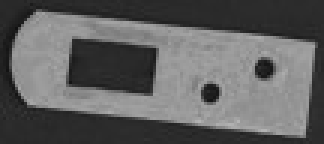
//> input picture homework2/image.jpg, 108 x 48 px (shown 3 times larger)
$ ./contour_rect   (built with g++ and OpenCV 4)
//> lines starting //> are read from the running program, lines starting //| are printed output that depends on the picture; after the words box and inside, x2 and y2 are one past the last pixel; in counts of white or black regions, pixels touching at a corner belong together
// 练习4: 轮廓提取 + 最小外接矩形(姿态估计)
// 对应练习截图: src 窗口里零件被黄色轮廓描边，外面套一个斜置的黄色矩形
//
// 处理流程:
//   读原图 -> (过小时等比放大) -> 灰度 -> 高斯平滑 -> Otsu 二值化(极性自适应)
//   -> 形态学去噪 -> 轮廓提取(RETR_CCOMP, 含内孔) -> 最小外接矩形 minAreaRect
//   -> 输出中心点 / 长宽尺寸 / 倾斜角度
//
// 编译: 调用 vcvars64.bat 后用 cl 编译，链接 opencv_world4120.lib
// 运行: contour_rect.exe [图片路径]   默认 image.jpg

#include <opencv2/opencv.hpp>

#include <algorithm>
#include <cmath>
#include <cstdio>
#include <iostream>
#include <string>
#include <vector>

// 把中间步骤图存到磁盘
static void saveStep(const std::string& outDir, const std::string& name, const cv::Mat& img) {
    const std::string path = outDir + "/" + name;
    cv::imwrite(path, img);
    std::cout << "[保存] " << path << std::endl;
}

// 极性自适应: 背景一般占据图像边框，统计四条边上白色像素的比例，
// 若边框大部分是白色，说明白色其实是背景，需要把二值图反相，保证"前景=目标"
static void ensureForegroundIsWhite(cv::Mat& binary) {
    const int w = binary.cols, h = binary.rows;
    int borderPix = 0, borderWhite = 0;
    for (int x = 0; x < w; ++x) {
        borderWhite += (binary.at<uchar>(0, x) > 0) + (binary.at<uchar>(h - 1, x) > 0);
        borderPix += 2;
    }
    for (int y = 0; y < h; ++y) {
        borderWhite += (binary.at<uchar>(y, 0) > 0) + (binary.at<uchar>(y, w - 1) > 0);
        borderPix += 2;
    }
    if (borderWhite * 2 > borderPix) {
        cv::bitwise_not(binary, binary);
        std::cout << "  [极性自适应] 边框以白色为主，二值图已反相" << std::endl;
    }
}

int main(int argc, char** argv) {
    const std::string imgPath = (argc > 1) ? argv[1] : "image.jpg";

    std::string outDir = ".";
    const size_t slash = imgPath.find_last_of("/\\");
    if (slash != std::string::npos) outDir = imgPath.substr(0, slash);

    // ---------- 步骤 1: 读入原始彩色图 ----------
    cv::Mat color = cv::imread(imgPath, cv::IMREAD_COLOR);
//> color is the input picture: 48 rows x 108 cols, CV_8UC3; min 17, max 179, mean 96.2
    if (color.empty()) {
        std::cerr << "无法读取图片: " << imgPath << std::endl;
        return -1;
    }
    std::cout << "原图尺寸 = " << color.cols << " x " << color.rows << std::endl;
//| 原图尺寸 = 108 x 48
    saveStep(outDir, "step1_src.png", color);

    // ---------- 步骤 2: 图像过小时等比放大 ----------
    // 108x48 这种小图上，轮廓点太少、矩形精度差，先放大再处理
    const int kMinLongSide = 600;
    cv::Mat work = color.clone();
    if (std::max(work.cols, work.rows) < kMinLongSide) {
        const double scale = static_cast<double>(kMinLongSide) / std::max(work.cols, work.rows);
//> scale = 5.56
        cv::resize(color, work, cv::Size(), scale, scale, cv::INTER_CUBIC);
        std::cout << "缩放系数 = " << cv::format("%.2f", scale) << std::endl;
//| 缩放系数 = 5.56
    }
    saveStep(outDir, "step2_resize.png", work);

    // ---------- 步骤 3: 彩色转灰度 ----------
    cv::Mat gray;
    cv::cvtColor(work, gray, cv::COLOR_BGR2GRAY);
    saveStep(outDir, "step3_gray.png", gray);

    // ---------- 步骤 4: 高斯平滑 ----------
    cv::Mat blur;
    cv::GaussianBlur(gray, blur, cv::Size(5, 5), 0);
    saveStep(outDir, "step4_blur.png", blur);

    // ---------- 步骤 5: Otsu 二值化(极性自适应) ----------
    cv::Mat binary;
    const double otsuTh = cv::threshold(blur, binary, 0, 255,
                                        cv::THRESH_BINARY | cv::THRESH_OTSU);
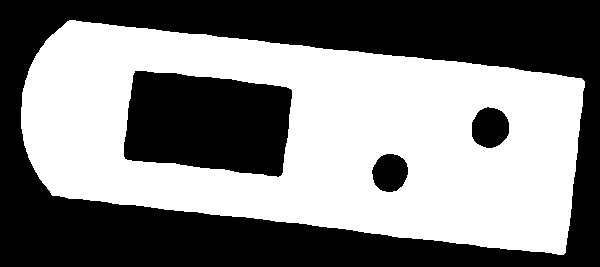
//> binary: 267 rows x 600 cols, CV_8UC1; 50.3% white; 4 black regions, box (x1, y1, x2, y2) and area: (0, 0, 600, 267) 62912, (124, 71, 292, 177) 14390, (472, 107, 509, 148) 1194, (372, 154, 408, 192) 1063
//> otsuTh = 95
    ensureForegroundIsWhite(binary);  // 保证"零件是白色前景"
//> after the loop in ensureForegroundIsWhite, `for (int x = 0; x < w; ++x)`: borderWhite = 0; borderPix = 1200
//> the loop in ensureForegroundIsWhite, `for (int y = 0; y < h; ++y)` made 267 passes
//> borderPix on passes 1 to 3: 1202, 1204, 1206
//> after the loop in ensureForegroundIsWhite, `for (int y = 0; y < h; ++y)`: borderWhite = 0; borderPix = 1734
    std::cout << "Otsu 阈值 = " << otsuTh
              << "，前景占比 = " << cv::format("%.3f", cv::countNonZero(binary) / (double)binary.total())
              << std::endl;
//| Otsu 阈值 = 95，前景占比 = 0.503
    saveStep(outDir, "step5_binary.png", binary);

    // ---------- 步骤 6: 形态学去噪 ----------
    // 闭运算补边缘小缺口(避免轮廓破碎)，开运算去掉零星噪点
    cv::Mat kernel = cv::getStructuringElement(cv::MORPH_ELLIPSE, cv::Size(5, 5));
    cv::morphologyEx(binary, binary, cv::MORPH_CLOSE, kernel);
//> binary: 267 rows x 600 cols, CV_8UC1; 50.3% white; 4 black regions, box (x1, y1, x2, y2) and area: (0, 0, 600, 267) 62912, (124, 71, 292, 177) 14388, (472, 107, 509, 148) 1194, (372, 154, 408, 192) 1062
    cv::morphologyEx(binary, binary, cv::MORPH_OPEN, kernel);
//> binary: 267 rows x 600 cols, CV_8UC1; 50.3% white; 4 black regions
    saveStep(outDir, "step6_morph.png", binary);

    // ---------- 步骤 7: 轮廓提取 ----------
    // RETR_CCOMP: 只分两层，外轮廓 + 内孔轮廓，正好能区分"零件外形"和"腰形槽/圆孔"
    std::vector<std::vector<cv::Point>> contours;
    std::vector<cv::Vec4i> hierarchy;
    cv::findContours(binary, contours, hierarchy, cv::RETR_CCOMP, cv::CHAIN_APPROX_NONE);
//> contours = 4 contours; box (x1, y1, x2, y2) and area: (21, 20, 585, 255) 96596, (123, 70, 293, 178) 14630, (471, 106, 510, 149) 1250, (371, 153, 409, 193) 1114
    std::cout << "轮廓总数 = " << contours.size() << std::endl;
//| 轮廓总数 = 4
    if (contours.empty()) {
        std::cerr << "未检测到轮廓" << std::endl;
        return -1;
    }

    // 面积最大的外轮廓就是零件本体
    int mainIdx = -1;
    double maxArea = -1.0;
    for (size_t i = 0; i < contours.size(); ++i) {
        const double a = cv::contourArea(contours[i]);
        if (hierarchy[i][3] == -1 && a > maxArea) {  // parent == -1 才是外轮廓
            maxArea = a;
            mainIdx = static_cast<int>(i);
        }
    }
//> this loop made 4 passes
//> (a, maxArea) on pass 1: (96595.5, 96595.5)
//> a on passes 2 to 4: 1114.5, 1249.5, 14630
//> after the loop, maxArea = 96595.5; mainIdx = 0
    std::cout << "零件轮廓: 序号 " << mainIdx << "，面积 " << cvRound(maxArea)
              << "，周长 " << cvRound(cv::arcLength(contours[mainIdx], true)) << std::endl;
//| 零件轮廓: 序号 0，面积 96596，周长 1467

    // 绘制全部轮廓: 外轮廓黄色、内孔绿色
    cv::Mat contourVis = work.clone();
    for (size_t i = 0; i < contours.size(); ++i) {
        const bool isHole = (hierarchy[i][3] != -1);
        cv::drawContours(contourVis, contours, static_cast<int>(i),
                         isHole ? cv::Scalar(0, 255, 0) : cv::Scalar(0, 255, 255),
                         isHole ? 2 : 3);
    }
//> this loop made 4 passes
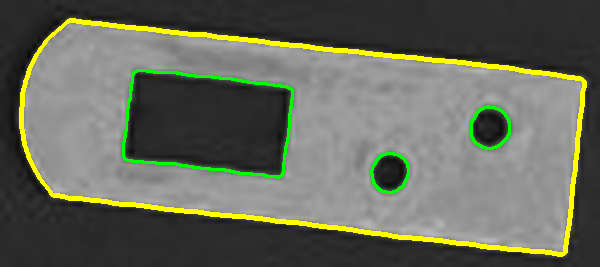
//> contourVis: 267 rows x 600 cols, CV_8UC3; mean B, G, R 90.1, 104.9, 101
    saveStep(outDir, "step7_contours.png", contourVis);

    // ---------- 步骤 8: 最小外接矩形 minAreaRect ----------
    // 与 boundingRect 的区别: boundingRect 是水平矩形，零件一斜就会大出一圈；
    // minAreaRect 找面积最小的旋转矩形，顺便给出中心点、长宽、旋转角 —— 即零件的位姿
    const cv::RotatedRect rect = cv::minAreaRect(contours[mainIdx]);
//> rect = centre (298.2, 134.5), size (181.4, 558.5), angle -83.6
    cv::Point2f corner[4];
    rect.points(corner);  // 四个角点(顺时针)
//> corner = 4 Points (x, y): [565.6, 255.8], [10.6, 193.5], [30.85, 13.22], [585.9, 75.58]

    // 长边方向角: 用矩形相邻两条边中较长的那条求方位角
    double longEdgeAngle = 0.0;
    double longLen = 0.0, shortLen = 0.0;
    for (int i = 0; i < 2; ++i) {
        const double dx = corner[i + 1].x - corner[i].x;
        const double dy = corner[i + 1].y - corner[i].y;
        const double len = std::hypot(dx, dy);
        if (len > longLen) {
            shortLen = longLen;
            longLen = len;
            longEdgeAngle = std::atan2(dy, dx) * 180.0 / CV_PI;
        } else {
            shortLen = len;
        }
    }
//> this loop made 2 passes
//> (dx, dy, len, longLen, longEdgeAngle) on pass 1: (-555, -62.36, 558.5, 558.5, -173.6)
//> (dx, dy, len, shortLen) on pass 2: (20.25, -180.3, 181.4, 181.4)
//> after the loop, shortLen = 181.4; longLen = 558.5; longEdgeAngle = -173.6
    while (longEdgeAngle <= -90.0) longEdgeAngle += 180.0;
//> this loop made 1 pass
//> longEdgeAngle on pass 1: 6.41
//> after the loop, longEdgeAngle = 6.41
    while (longEdgeAngle > 90.0) longEdgeAngle -= 180.0;
//> this loop made 0 passes
//> after the loop, longEdgeAngle = 6.41

    cv::Mat rectVis = work.clone();
    for (int i = 0; i < 4; ++i) {
        cv::line(rectVis, corner[i], corner[(i + 1) % 4], cv::Scalar(0, 255, 255), 2, cv::LINE_AA);
        cv::circle(rectVis, corner[i], 4, cv::Scalar(0, 0, 255), -1);
    }
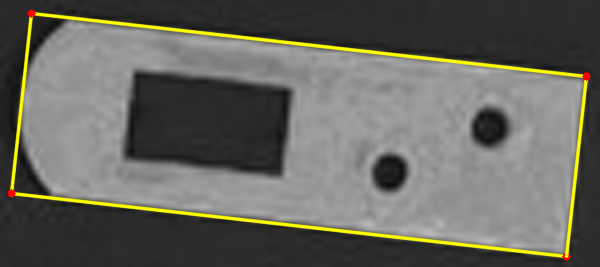
//> rectVis: 267 rows x 600 cols, CV_8UC3; mean B, G, R 93.9, 101.7, 102
    cv::circle(rectVis, rect.center, 5, cv::Scalar(0, 0, 255), -1);
//> rectVis: 267 rows x 600 cols, CV_8UC3; 0.05% of pixels changed, all inside (x1, y1, x2, y2) = (293, 130, 304, 141)
    saveStep(outDir, "step8_minrect.png", rectVis);

    // ---------- 步骤 9: 结果图(轮廓 + 矩形 + 中心 + 参数) ----------
    // 内孔个数: 在 hierarchy 里沿着主轮廓的子节点链数一遍
    int holeCount = 0;
    for (int c = hierarchy[mainIdx][2]; c != -1; c = hierarchy[c][0]) ++holeCount;
//> this loop made 3 passes
//> after the loop, holeCount = 3

    cv::Mat result = contourVis.clone();
    for (int i = 0; i < 4; ++i) {
        cv::line(result, corner[i], corner[(i + 1) % 4], cv::Scalar(0, 255, 255), 2, cv::LINE_AA);
    }
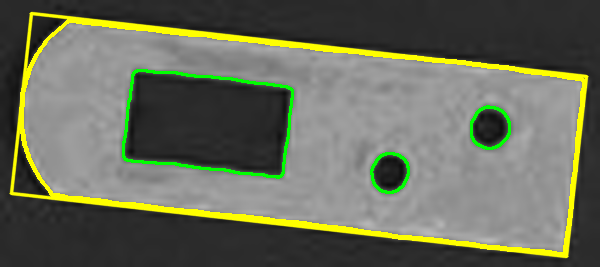
//> result: 267 rows x 600 cols, CV_8UC3; 2.06% of pixels changed, all inside (x1, y1, x2, y2) = (9, 11, 589, 259)
    // 中心十字线
    const int cross = 20;
    cv::line(result, cv::Point(cvRound(rect.center.x) - cross, cvRound(rect.center.y)),
             cv::Point(cvRound(rect.center.x) + cross, cvRound(rect.center.y)),
             cv::Scalar(0, 0, 255), 1);
//> result: 267 rows x 600 cols, CV_8UC3; 41 pixels changed, all inside (x1, y1, x2, y2) = (278, 135, 319, 136)
    cv::line(result, cv::Point(cvRound(rect.center.x), cvRound(rect.center.y) - cross),
             cv::Point(cvRound(rect.center.x), cvRound(rect.center.y) + cross),
             cv::Scalar(0, 0, 255), 1);
//> result: 267 rows x 600 cols, CV_8UC3; mean B, G, R 89.4, 107.5, 103.7

    // 半透明黑底，保证文字在亮零件和暗背景上都看得清
    cv::Mat panel = result.clone();
    cv::rectangle(panel, cv::Rect(0, 0, 340, 104), cv::Scalar(0, 0, 0), cv::FILLED);
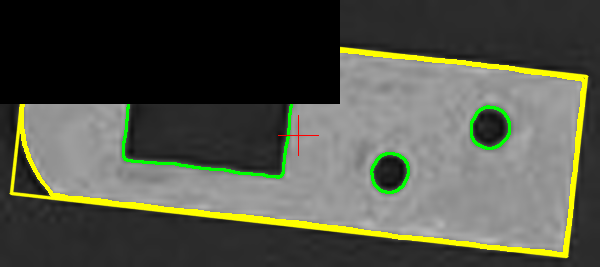
//> panel: 267 rows x 600 cols, CV_8UC3; mean B, G, R 70.9, 83.8, 81.1
    cv::addWeighted(panel, 0.55, result, 0.45, 0.0, result);
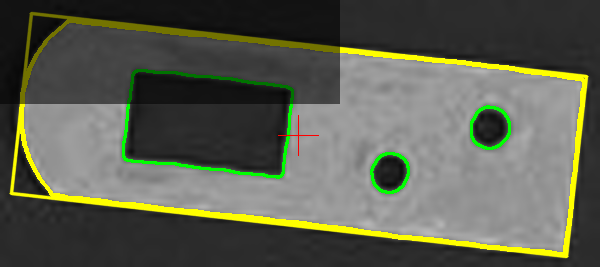
//> result: 267 rows x 600 cols, CV_8UC3; mean B, G, R 79.2, 94.4, 91.3

    char info[256];
    std::snprintf(info, sizeof(info), "center=(%d,%d)", cvRound(rect.center.x), cvRound(rect.center.y));
//> info = "center=(298,135)"
    cv::putText(result, info, cv::Point(12, 30), cv::FONT_HERSHEY_SIMPLEX, 0.6, cv::Scalar(0, 255, 255), 2);
    std::snprintf(info, sizeof(info), "size=%.0fx%.0f  angle=%.1fdeg", longLen, shortLen, longEdgeAngle);
//> info = "size=559x181  angle=6.4deg"
    cv::putText(result, info, cv::Point(12, 60), cv::FONT_HERSHEY_SIMPLEX, 0.6, cv::Scalar(0, 255, 255), 2);
    std::snprintf(info, sizeof(info), "area=%d  holes=%d", cvRound(maxArea), holeCount);
//> info = "area=96596  holes=3"
    cv::putText(result, info, cv::Point(12, 90), cv::FONT_HERSHEY_SIMPLEX, 0.6, cv::Scalar(0, 255, 255), 2);
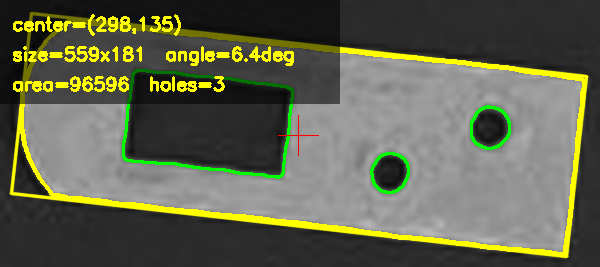
//> result: 267 rows x 600 cols, CV_8UC3; mean B, G, R 77.9, 100.2, 97.1
    saveStep(outDir, "step9_result.png", result);

    std::cout << "----" << std::endl;
    std::cout << "最小外接矩形: 中心=(" << cvRound(rect.center.x) << "," << cvRound(rect.center.y) << ")"
              << "  长边=" << cvRound(longLen) << "  短边=" << cvRound(shortLen)
              << "  长边方向角=" << cv::format("%.2f", longEdgeAngle) << "°"
              << "  内孔数=" << holeCount << std::endl;
//| 最小外接矩形: 中心=(298,135)  长边=559  短边=181  长边方向角=6.41°  内孔数=3
    return 0;
}
